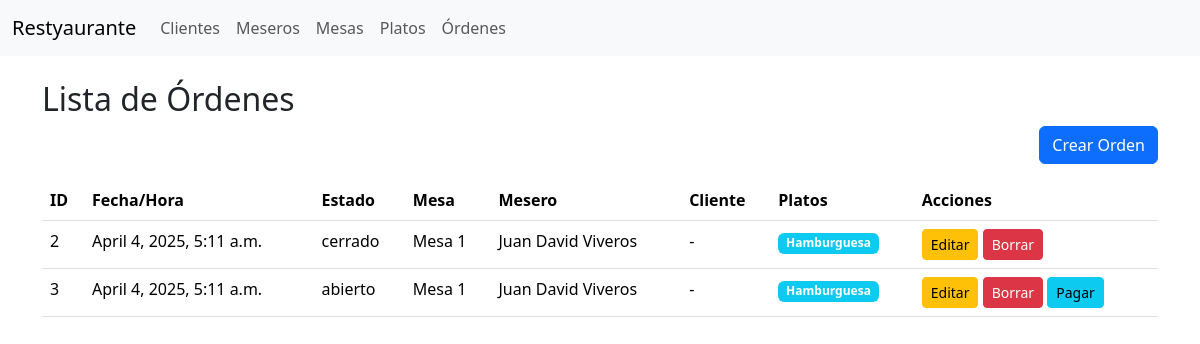
The app's page /ordenes/, older data.
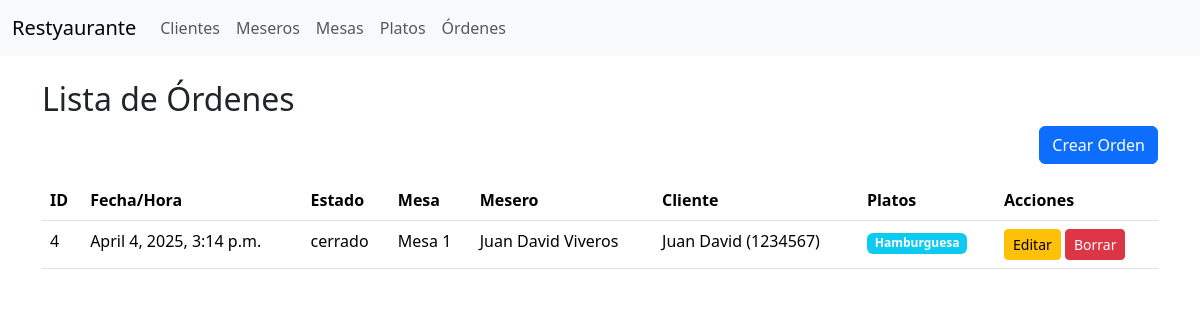
The same page, newer data.
### restaurante/models/orden.py (models this page shows, shortened)
class Orden(models.Model):
    ESTADOS = [
        ('abierto', 'Abierto'),
        ('cerrado', 'Cerrado'),
    ]
    mesero = models.ForeignKey(Mesero, on_delete=models.SET_NULL, null=True, blank=True)
    mesa = models.ForeignKey(Mesa, on_delete=models.PROTECT)
    platos = models.ManyToManyField(Plato, blank=True)
    estado = models.CharField(max_length=10, choices=ESTADOS, default='abierto')
    fechaHora = models.DateTimeField(default=timezone.now)
    cliente = models.ForeignKey(Cliente, on_delete=models.SET_NULL, null=True, blank=True)

### restaurante/models/mesa.py (models this page shows, shortened)
class Mesa(models.Model):
    numero = models.IntegerField(unique=True)

### restaurante/models/mesero.py (models this page shows, shortened)
class Mesero(models.Model):
    nombre = models.CharField(max_length=100)
    apellido = models.CharField(max_length=100)
    telefono = models.CharField(max_length=20, blank=True)

### restaurante/models/plato.py (models this page shows, shortened)
class Plato(models.Model):
    nombre = models.CharField(max_length=100)
    descripcion = models.TextField(blank=True)

### restaurante/models/cliente.py (models this page shows, shortened)
class Cliente(models.Model):
    nombre = models.CharField(max_length=100)
    nit = models.CharField(max_length=20)

### restaurante/views/orden_views.py (the view)
# urls.py: path('ordenes/', views.OrdenListView.as_view(), name='orden_list'),
class OrdenListView(ListView):
    model = Orden
    template_name = 'restaurante/ordenes/list.html'

### templates/restaurante/ordenes/list.html (shortened to what this page needs)
{% extends 'restaurante/base.html' %}
{% block content %}
<h2>Lista de Órdenes</h2>
<div class="text-end mb-3">
  <a class="btn btn-primary" href="{% url 'orden_create' %}">Crear Orden</a>
</div>
<table class="table table-hover">
  <thead>
    <tr>
      <th>ID</th>
      <th>Fecha/Hora</th>
      <th>Estado</th>
      <th>Mesa</th>
      <th>Mesero</th>
      <th>Cliente</th>
      <th>Platos</th>
      <th>Acciones</th>
    </tr>
  </thead>
  <tbody>
    {% for orden in object_list %}
      <tr>
        <td>{{ orden.id }}</td>
        <td>{{ orden.fechaHora }}</td>
        <td>{{ orden.estado }}</td>
        <td>Mesa {{ orden.mesa.numero }}</td>
        <td>
          {% if orden.mesero %}
            {{ orden.mesero.nombre }} {{ orden.mesero.apellido }}
          {% else %}
            -
          {% endif %}
        </td>
        <td>
          {% if orden.cliente %}
            {{ orden.cliente.nombre }} ({{ orden.cliente.nit }})
          {% else %}
            -
          {% endif %}
        </td>
        <td>
          {% for p in orden.platos.all %}
            <span class="badge bg-info">{{ p.nombre }}</span>
          {% endfor %}
        </td>
        <td>
          <a href="{% url 'orden_edit' orden.id %}" class="btn btn-sm btn-warning">Editar</a>
          <a href="{% url 'orden_delete' orden.id %}" class="btn btn-sm btn-danger">Borrar</a>
          {% if orden.estado == 'abierto' %}
            <a href="{% url 'orden_pagar' orden.id %}" class="btn btn-sm btn-info">Pagar</a>
          {% endif %}
        </td>
      </tr>
    {% endfor %}
  </tbody>
</table>
{% endblock %}

### templates/restaurante/base.html (shortened to what this page needs)
{% load static %}
<!DOCTYPE html>
<html lang="en">
<head>
  <link rel="stylesheet" href="{% static 'css/bootstrap.min.css' %}">
</head>
<body>
  <nav class="navbar navbar-expand-lg navbar-light bg-light">
    <div class="container-fluid">
      <a class="navbar-brand" href="#">Restyaurante</a>
      <div class="collapse navbar-collapse" id="navbarRestaurante">
        <ul class="navbar-nav me-auto mb-2 mb-lg-0">
          <li class="nav-item"><a class="nav-link" href="{% url 'cliente_list' %}">Clientes</a></li>
          <li class="nav-item"><a class="nav-link" href="{% url 'mesero_list' %}">Meseros</a></li>
          <li class="nav-item"><a class="nav-link" href="{% url 'mesa_list' %}">Mesas</a></li>
          <li class="nav-item"><a class="nav-link" href="{% url 'plato_list' %}">Platos</a></li>
          <li class="nav-item"><a class="nav-link" href="{% url 'orden_list' %}">Órdenes</a></li>
        </ul>
      </div>
    </div>
  </nav>
  <div class="container mt-4">
    {% block content %}{% endblock %}
  </div>
</body>
</html>

Row changes from the older to the newer data that the page shows:
removed Orden: id "2", fechaHora "April 4, 2025, 5:11 a.m.", estado "cerrado", mesa.numero "1", mesero.nombre "Juan David", mesero.apellido "Viveros", Plato (nombre "Hamburguesa")
removed Orden: id "3", fechaHora "April 4, 2025, 5:11 a.m.", estado "abierto", mesa.numero "1", mesero.nombre "Juan David", mesero.apellido "Viveros", shows "Pagar", Plato (nombre "Hamburguesa")
added Orden: id "4", fechaHora "April 4, 2025, 3:14 p.m.", estado "cerrado", mesa.numero "1", mesero.nombre "Juan David", mesero.apellido "Viveros", cliente.nombre "Juan David", cliente.nit "1234567", Plato (nombre "Hamburguesa")
